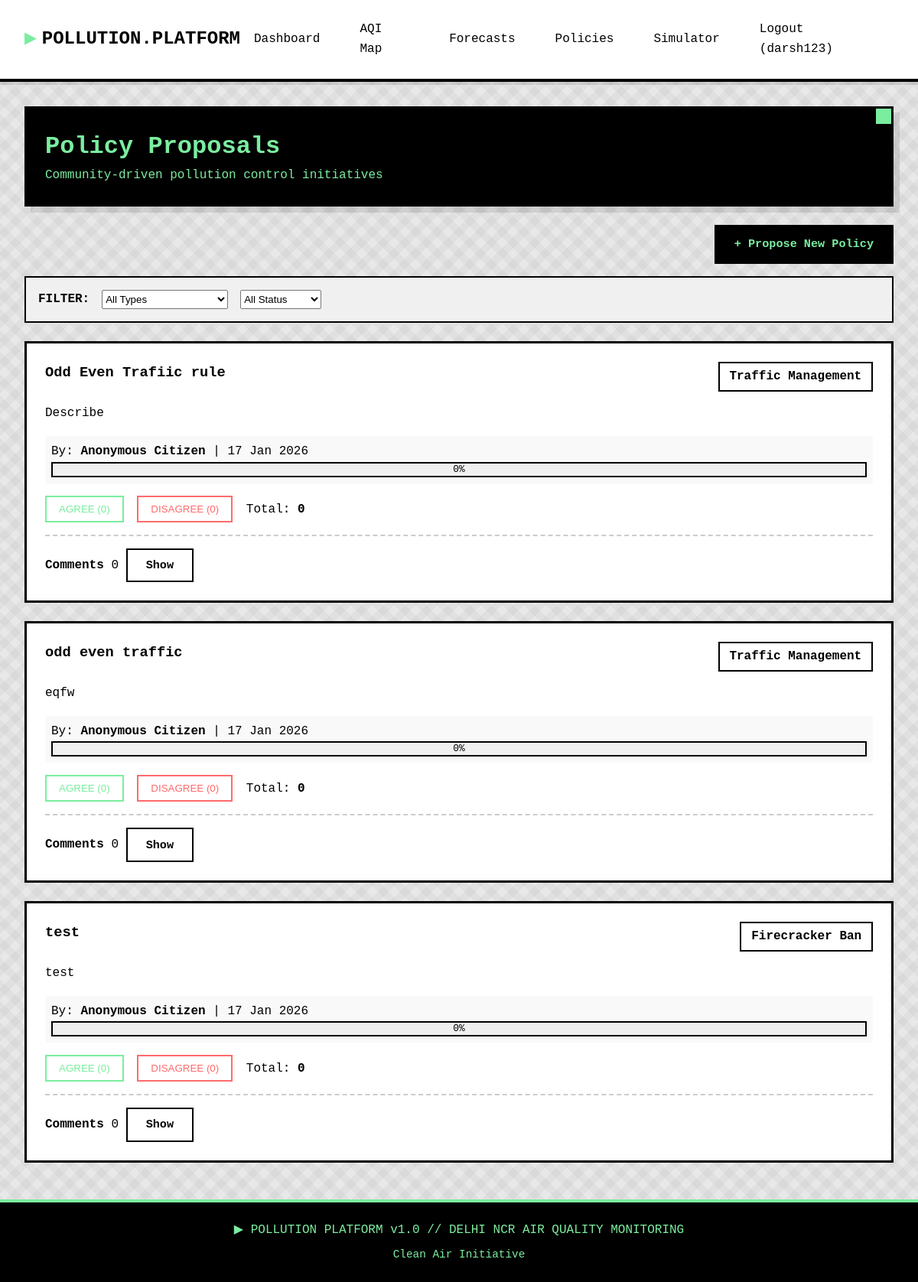
Page /policies/ (signed in) on the committed database.
### main/models.py (models this page shows, shortened)
class Policy(models.Model):
    POLICY_TYPES = [
        ('TRAFFIC', 'Traffic Management'),
        ('INDUSTRY', 'Industrial Control'),
        ('CONSTRUCTION', 'Construction Regulation'),
        ('FIRECRACKER', 'Firecracker Ban'),
        ('CROP_BURNING', 'Crop Burning Control'),
        ('OTHER', 'Other'),
    ]
    STATUS_CHOICES = [
        ('PROPOSED', 'Proposed'),
        ('UNDER_REVIEW', 'Under Review'),
        ('IMPLEMENTED', 'Implemented'),
        ('REJECTED', 'Rejected'),
    ]
    title = models.CharField(max_length=200)
    description = models.TextField()
    policy_type = models.CharField(max_length=20, choices=POLICY_TYPES)
    proposed_by = models.ForeignKey(User, on_delete=models.CASCADE, related_name='proposed_policies')
    status = models.CharField(max_length=20, choices=STATUS_CHOICES, default='PROPOSED')
    agree_count = models.IntegerField(default=0)
    disagree_count = models.IntegerField(default=0)
    created_at = models.DateTimeField(auto_now_add=True)
    updated_at = models.DateTimeField(auto_now=True)
    class Meta:
        ordering = ['-created_at']
    @property
    def total_votes(self):
        return self.agree_count + self.disagree_count
    @property
    def agreement_percentage(self):
        if self.total_votes == 0:
            return 0
        return round((self.agree_count / self.total_votes) * 100, 1)

### main/views.py (the view)
# urls.py: path('policies/', views.policies, name='policies'),
@login_required
def policies(request):
    policy_type = request.GET.get('type', '')
    status = request.GET.get('status', '')
    policies_list = Policy.objects.prefetch_related('comments', 'comments__user').all()
    if policy_type:
        policies_list = policies_list.filter(policy_type=policy_type)
    if status:
        policies_list = policies_list.filter(status=status)
    user_votes = {}
    if request.user.is_authenticated:
        votes = PolicyVote.objects.filter(user=request.user)
        user_votes = {vote.policy_id: vote.vote for vote in votes}
    context = {
        'policies': policies_list,
        'user_votes': user_votes,
        'policy_types': Policy.POLICY_TYPES,
        'selected_type': policy_type,
        'selected_status': status,
    }
    return render(request, 'policies.html', context)

### main/templatetags/custom_filters.py (called while the page is built)
@register.filter
def get_item(dictionary, key):
    if dictionary is None:
        return None
    return dictionary.get(key)

### main/templates/policies.html (shortened to what this page needs)
{% extends 'base.html' %}
{% load custom_filters %}
{% block content %}
<div class="card" style="background:#000;color:#7bed9f;"><h1>Policy Proposals</h1><p>Community-driven pollution control initiatives</p></div>
<div style="text-align:right;margin:1rem 0;"><a href="{% url 'create_policy' %}" class="btn">+ Propose New Policy</a></div>
<div class="filter-bar"><b>FILTER:</b>
<form method="get" style="display:flex;gap:1rem;flex:1;">
<select name="type" onchange="this.form.submit()"><option value="">All Types</option>{% for pt in policy_types %}<option value="{{ pt.0 }}" {% if selected_type == pt.0 %}selected{% endif %}>{{ pt.1 }}</option>{% endfor %}</select>
<select name="status" onchange="this.form.submit()"><option value="">All Status</option></select>
</form></div>
{% for policy in policies %}
<div class="policy-card" data-policy-id="{{ policy.id }}">
<div class="policy-header"><h3>{{ policy.title }}</h3><span class="aqi-badge">{{ policy.get_policy_type_display }}</span></div>
<p>{{ policy.description }}</p>
<div style="background:#f9f9f9;padding:0.5rem;margin:1rem 0;">
<span>By: <b>Anonymous Citizen</b></span> | <span>{{ policy.created_at|date:"d M Y" }}</span>
<div class="progress-bar"><div class="progress-fill" style="width:{{ policy.agreement_percentage }}%"></div><div class="progress-text">{{ policy.agreement_percentage }}%</div></div>
</div>
<div>
<button class="vote-btn agree {% if user_votes|get_item:policy.id == 'AGREE' %}active{% endif %}" onclick="vote({{ policy.id }},'AGREE')">AGREE (<span class="agree-count">{{ policy.agree_count }}</span>)</button>
<button class="vote-btn disagree {% if user_votes|get_item:policy.id == 'DISAGREE' %}active{% endif %}" onclick="vote({{ policy.id }},'DISAGREE')">DISAGREE (<span class="disagree-count">{{ policy.disagree_count }}</span>)</button>
<span>Total: <b class="total-votes">{{ policy.total_votes }}</b></span>
</div>
<div class="comments-section"><b>Comments</b> <span class="comment-count-{{ policy.id }}">{{ policy.comments.count }}</span> <button class="btn btn-secondary" onclick="toggleComments({{ policy.id }})">Show</button>
</div>
</div>
{% empty %}<div class="card">No policies found.</div>{% endfor %}
{% endblock %}

### main/templates/base.html (shortened to what this page needs)
<!DOCTYPE html>
<html lang="en">
<head>
</head>
<body>
    <header>
        <div class="header-content">
            <a href="{% url 'home' %}" class="logo">POLLUTION.PLATFORM</a>
            <nav>
                {% if user.is_authenticated %}
                    <a href="{% url 'dashboard' %}" class="nav-link">Dashboard</a>
                    <a href="{% url 'aqi_map' %}" class="nav-link">AQI Map</a>
                    <a href="{% url 'forecasts' %}" class="nav-link">Forecasts</a>
                    <a href="{% url 'policies' %}" class="nav-link">Policies</a>
                    <a href="{% url 'policy_simulation' %}" class="nav-link">Simulator</a>
                    <a href="{% url 'logout' %}" class="nav-link">Logout ({{ user.username }})</a>
                {% else %}
                    <a href="{% url 'login' %}" class="nav-link">Login</a>
                    <a href="{% url 'register' %}" class="nav-link">Register</a>
                {% endif %}
            </nav>
        </div>
    </header>
    <div class="container">
        {% block content %}{% endblock %}
    </div>
    <footer>
        <p>▶ POLLUTION PLATFORM v1.0 // DELHI NCR AIR QUALITY MONITORING</p>
        <p style="margin-top: 0.5rem; font-size: 0.9rem;">Clean Air Initiative</p>
    </footer>
</body>
</html>

### main/templates/base.html (style rules this page uses)
* { margin: 0; padding: 0; box-sizing: border-box; }
body { font-family: 'Courier New', monospace; background: #e8e8e8; color: #000; line-height: 1.6; }
body::before { content: ''; position: fixed; top: 0; left: 0; width: 100%; height: 100%; background-image: repeating-linear-gradient(45deg, transparent, transparent 10px, rgba(0,0,0,.03) 10px, rgba(0,0,0,.03) 20px), repeating-linear-gradient(-45deg, transparent, transparent 10px, rgba(0,0,0,.03) 10px, rgba(0,0,0,.03) 20px); pointer-events: none; z-index: -1; }
header { background: #fff; border-bottom: 4px solid #000; padding: 1rem 2rem; box-shadow: 0 4px 0 rgba(0,0,0,0.1); }
.header-content { max-width: 1400px; margin: 0 auto; display: flex; justify-content: space-between; align-items: center; }
.logo { font-size: 1.5rem; font-weight: bold; color: #000; text-decoration: none; display: flex; align-items: center; gap: 0.5rem; }
.logo::before { content: '▶'; color: #7bed9f; font-size: 1.2rem; }
nav { display: flex; gap: 1rem; align-items: center; }
.nav-link { text-decoration: none; color: #000; padding: 0.5rem 1rem; border: 2px solid transparent; transition: all 0.2s; font-weight: 500; }
.container { max-width: 1400px; margin: 2rem auto; padding: 0 2rem; }
.card { background: #fff; border: 3px solid #000; padding: 1.5rem; margin-bottom: 1.5rem; box-shadow: 8px 8px 0 rgba(0,0,0,0.1); position: relative; }
.card::before { content: ''; position: absolute; top: -3px; right: -3px; width: 20px; height: 20px; background: #7bed9f; border: 3px solid #000; }
.btn { display: inline-block; padding: 0.7rem 1.5rem; background: #000; color: #7bed9f; border: 2px solid #000; font-family: 'Courier New', monospace; font-weight: bold; text-decoration: none; cursor: pointer; transition: all 0.2s; font-size: 0.95rem; }
.btn-secondary { background: #fff; color: #000; border: 2px solid #000; }
.aqi-badge { display: inline-block; padding: 0.3rem 0.8rem; font-weight: bold; border: 2px solid #000; background: #fff; }
footer { background: #000; color: #7bed9f; text-align: center; padding: 1.5rem; margin-top: 3rem; border-top: 4px solid #7bed9f; }

### main/templates/policies.html (style rules this page uses)
.policy-card { background:#fff;border:3px solid #000;padding:1.5rem;margin-bottom:1.5rem;position:relative }
.policy-header { display:flex;justify-content:space-between;align-items:start;margin-bottom:1rem }
.vote-btn { padding:0.5rem 1rem;border:2px solid #000;background:#fff;cursor:pointer;margin-right:0.5rem }
.vote-btn.agree { color:#7bed9f;border-color:#7bed9f }
.vote-btn.disagree { color:#ff6b6b;border-color:#ff6b6b }
.filter-bar { background:#f0f0f0;border:2px solid #000;padding:1rem;margin-bottom:1.5rem;display:flex;gap:1rem }
.progress-bar { width:100%;height:20px;background:#f0f0f0;border:2px solid #000;position:relative }
.progress-text { position:absolute;top:50%;left:50%;transform:translate(-50%,-50%);font-size:0.8rem }
.comments-section { margin-top:1rem;padding-top:1rem;border-top:2px dashed #ccc }

### rows in the picture
Policy: title "Odd Even Trafiic rule", policy_type "Traffic Management", description "Describe", created_at "17 Jan 2026", agreement_percentage "0", agree_count "0", disagree_count "0", total_votes "0", comments.count "0"
Policy: title "odd even traffic", policy_type "Traffic Management", description "eqfw", created_at "17 Jan 2026", agreement_percentage "0", agree_count "0", disagree_count "0", total_votes "0", comments.count "0"
Policy: title "test", policy_type "Firecracker Ban", description "test", created_at "17 Jan 2026", agreement_percentage "0", agree_count "0", disagree_count "0", total_votes "0", comments.count "0"

### other values in the picture
{{ user.username }} "darsh123"
